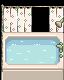

Tiled map render using the project's own tile images. Description and the whole map definition, tile-layer contents included, below:
An orthogonal 4x5 tile map with 16x16 px tiles, 4 tile layers (Back, Back2, Buildings, Front) and 16 objects (16x TileData).

<map version="1.2" tiledversion="1.3.2" orientation="orthogonal" renderorder="right-down" compressionlevel="0" width="4" height="5" tilewidth="16" tileheight="16" infinite="0" nextlayerid="10" nextobjectid="57">
 <properties>
  <property name="AmbientLight" value="95 95 95" />
 </properties>
 <tileset firstgid="1" name="zcompactbathroom_tiles" tilewidth="16" tileheight="16" tilecount="56" columns="8">
  <image source="zcompactbathroom_tiles.png" trans="000000" width="128" height="112" />
  <tile id="16">
   <animation>
    <frame tileid="16" duration="400" />
    <frame tileid="40" duration="400" />
   </animation>
  </tile>
  <tile id="17">
   <animation>
    <frame tileid="17" duration="400" />
    <frame tileid="41" duration="400" />
   </animation>
  </tile>
  <tile id="18">
   <animation>
    <frame tileid="18" duration="400" />
    <frame tileid="42" duration="400" />
   </animation>
  </tile>
  <tile id="19">
   <animation>
    <frame tileid="19" duration="400" />
    <frame tileid="43" duration="400" />
   </animation>
  </tile>
  <tile id="24">
   <animation>
    <frame tileid="24" duration="400" />
    <frame tileid="48" duration="400" />
   </animation>
  </tile>
  <tile id="25">
   <animation>
    <frame tileid="25" duration="400" />
    <frame tileid="49" duration="400" />
   </animation>
  </tile>
  <tile id="26">
   <animation>
    <frame tileid="26" duration="400" />
    <frame tileid="50" duration="400" />
   </animation>
  </tile>
  <tile id="27">
   <animation>
    <frame tileid="27" duration="400" />
    <frame tileid="51" duration="400" />
   </animation>
  </tile>
 </tileset>
 <layer id="1" name="Back" width="4" height="5">
  <data encoding="csv">
0,0,0,0,
56,56,0,56,
0,18,19,20,
0,26,27,56,
0,0,0,0
</data>
 </layer>
 <objectgroup id="2" name="Back">
  <object id="20" name="TileData" x="32" y="32" width="16" height="16">
   <properties>
    <property name="NoFurniture" value="T" />
    <property name="TouchAction" value="PoolEntrance" />
    <property name="WaterSource" value="T" />
   </properties>
  </object>
  <object id="21" name="TileData" x="16" y="32" width="16" height="16">
   <properties>
    <property name="Passable" value="T" />
    <property name="TouchAction" value="PoolExit" />
   </properties>
  </object>
  <object id="22" name="TileData" x="16" y="16" width="16" height="16">
   <properties>
    <property name="Passable" value="T" />
    <property name="TouchAction" value="ChangeIntoSwimsuit" />
   </properties>
  </object>
  <object id="23" name="TileData" x="0" y="16" width="16" height="16">
   <properties>
    <property name="Passable" value="T" />
    <property name="TouchAction" value="ChangeOutOfSwimsuit" />
   </properties>
  </object>
  <object id="28" name="TileData" x="32" y="48" width="16" height="16">
   <properties>
    <property name="WaterSource" value="T" />
   </properties>
  </object>
  <object id="29" name="TileData" x="16" y="48" width="16" height="16">
   <properties>
    <property name="WaterSource" value="T" />
   </properties>
  </object>
  <object id="30" name="TileData" x="0" y="48" width="16" height="16">
   <properties>
    <property name="WaterSource" value="T" />
   </properties>
  </object>
  <object id="31" name="TileData" x="0" y="32" width="16" height="16">
   <properties>
    <property name="WaterSource" value="T" />
   </properties>
  </object>
  <object id="32" name="TileData" x="16" y="32" width="16" height="16">
   <properties>
    <property name="WaterSource" value="T" />
   </properties>
  </object>
  <object id="34" name="TileData" x="48" y="32" width="16" height="16">
   <properties>
    <property name="WaterSource" value="T" />
   </properties>
  </object>
  <object id="35" name="TileData" x="48" y="48" width="16" height="16">
   <properties>
    <property name="WaterSource" value="T" />
   </properties>
  </object>
  <object id="46" name="TileData" x="48" y="16" width="16" height="16">
   <properties>
    <property name="Passable" value="T" />
    <property name="TouchAction" value="ChangeOutOfSwimsuit" />
   </properties>
  </object>
  <object id="51" name="TileData" x="32" y="64" width="16" height="16">
   <properties>
    <property name="WaterSource" value="T" />
   </properties>
  </object>
  <object id="52" name="TileData" x="16" y="64" width="16" height="16">
   <properties>
    <property name="WaterSource" value="T" />
   </properties>
  </object>
  <object id="53" name="TileData" x="48" y="64" width="16" height="16">
   <properties>
    <property name="WaterSource" value="T" />
   </properties>
  </object>
  <object id="54" name="TileData" x="0" y="64" width="16" height="16">
   <properties>
    <property name="WaterSource" value="T" />
   </properties>
  </object>
 </objectgroup>
 <layer id="8" name="Back2" width="4" height="5">
  <properties>
   <property name="DrawAbove" value="Back" />
  </properties>
  <data encoding="csv">
0,0,0,0,
0,0,0,0,
0,0,0,0,
0,0,0,0,
0,0,0,0
</data>
 </layer>
 <objectgroup id="9" name="Back2" />
 <layer id="3" name="Buildings" width="4" height="5">
  <data encoding="csv">
0,0,0,0,
0,0,0,0,
17,18,0,20,
25,0,0,28,
33,35,35,36
</data>
 </layer>
 <objectgroup id="4" name="Buildings" />
 <layer id="5" name="Front" width="4" height="5">
  <data encoding="csv">
1,2,3,4,
9,10,0,12,
0,0,0,0,
0,0,0,0,
0,0,0,0
</data>
 </layer>
 <objectgroup id="6" name="Front" />
</map>
